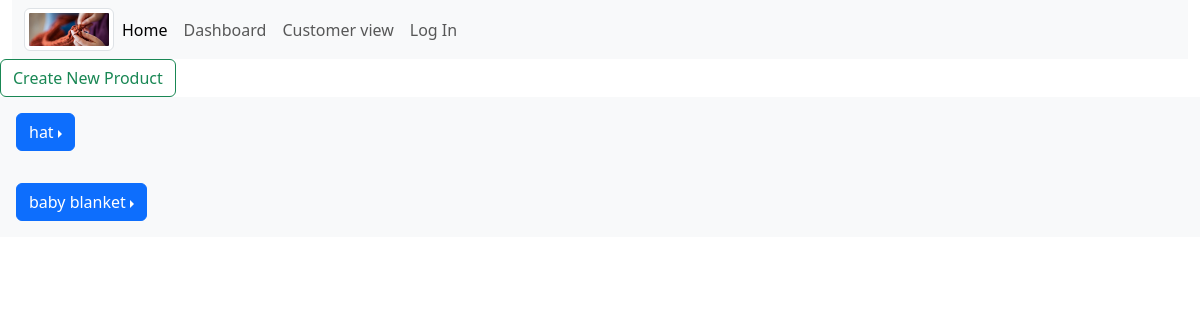
The app's page /dashboard/, older data.
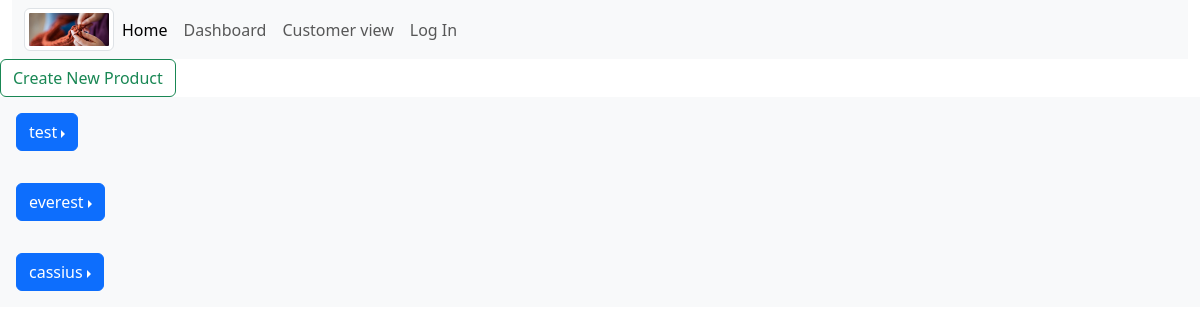
The same page, newer data.
### fiberworks_app/models.py (models this page shows, shortened)
class Product(models.Model):
    CATEGORY = (
        ('hats', 'hats'),
        ('shawls', 'shawls'),
        ('blankets', 'blankets'),
        ('scarves', 'scarves'),
        ('other', 'other'),
    )
    name = models.CharField(max_length=100)
    price = models.DecimalField(max_digits=5, decimal_places=2)
    description = models.CharField(max_length=250, blank=True, null=True)
    category = models.CharField(max_length=20, default='hats', choices=CATEGORY)
    tags = models.ManyToManyField(Tag)
    image = models.ImageField(blank=True, null=True)
    in_stock = models.BooleanField(default=False)
    def get_absolute_url(self):
        return reverse("product_details", kwargs={"pk": self.pk})

### fiberworks_app/views.py (the view)
# urls.py: path('dashboard/', views.products, name='dashboard'),
def products(request):
    products = Product.objects.all()
    return render(request, 'fiberworks_app/dashboard.html', {'products': products})

### fiberworks_app/templates/fiberworks_app/dashboard.html (shortened to what this page needs)
{% extends 'fiberworks_app/base_template.html' %}
{% block content %}
    <a class="btn btn-outline-success" href="{% url 'create_product' %}">Create New Product</a>
  {% for product in products %}
    <div class="col bg-light text-bg-light p-3">
      <div class="dropdown dropend">
        <button type="button" class="btn btn-primary dropdown-toggle" data-bs-toggle="dropdown">{{ product.name }}</button>
      </div>
    </div>
    {% empty %}
    <p>There are no products.</p>
  {% endfor %}
{% endblock %}

### fiberworks_app/templates/fiberworks_app/base_template.html (shortened to what this page needs)
{% load static %}
<!DOCTYPE html>
<html lang="en">
  <head>
    {% load bootstrap5 %}
    {% bootstrap_css %}
  </head>
  <body>
    <div class="container-fluid">
      <nav class="navbar navbar-expand-lg bg-body-tertiary">
        <div class="container-fluid">
          <img class="img-thumbnail" width="90" height="74" src="{% static 'images/knit.jpg' %}" />
          <div class="collapse navbar-collapse" id="navbarNav">
            <ul class="navbar-nav">
              <li class="nav-item">
                <a class="nav-link active" aria-current="page" href="{% url 'index' %}">Home</a>
              </li>
              <li class="nav-item">
                <a class="nav-link" href="{% url 'dashboard' %}">Dashboard</a>
              </li>
              <li class="nav-item">
                <a class="nav-link" href="{% url 'products' %}">Customer view</a>
              </li>
              <li class="nav-item">
                <a class="nav-link" href="{% url 'customer_login' %}">Log In</a>
              </li>
            </ul>
          </div>
        </div>
      </nav>
    </div>
    {% block content %}
    {% endblock %}
  </body>
</html>

Row changes from the older to the newer data that the page shows:
removed Product: name "hat"
removed Product: name "baby blanket"
added Product: name "test"
added Product: name "everest"
added Product: name "cassius"
